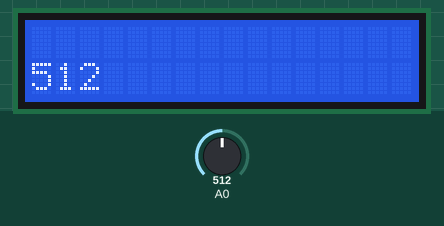
The sketch below on a simulated Arduino Uno, built with avr-gcc and run on an emulated ATmega328P. Parts: 16×2 character LCD. Inputs (shaded band) come from the test bench; at power-on: A0 = 512. What the sketch prints to the serial monitor is not drawn.

Above: at 1.2 s.
1.3 s: A0 set to 716
At 3.2 s:
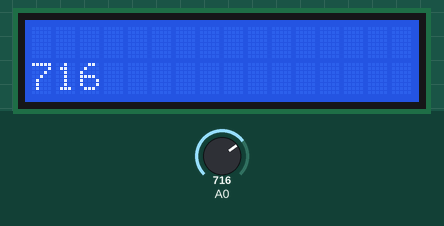
3.5 s: A0 set to 900
At 5.3 s:
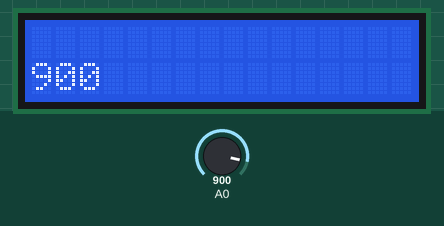
5.6 s: A0 set to 1023
At 7.4 s:
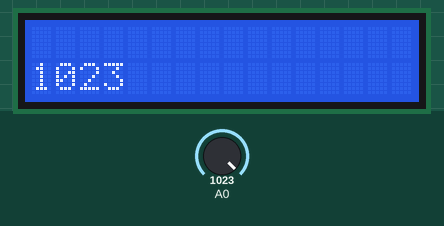
Timing chart, 0 to 8.9 s (numbered marks = the images above; inputs shaded):
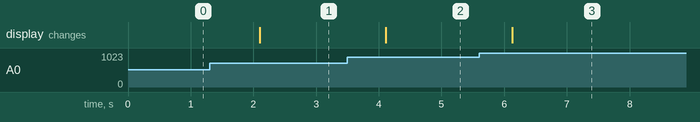

Measured:
- after the input at 1.3 s, the display: changes after 0.80 s (image 1)
- after the input at 3.5 s, the display: changes after 0.61 s (image 2)
- after the input at 5.6 s, the display: changes after 0.53 s (image 3)

The sketch:

lcd_led.ino
```cpp
#include <Wire.h>
#include <LiquidCrystal_I2C.h>

LiquidCrystal_I2C lcd(0x27, 16, 2);

void setup() {
  Serial.begin(9600);

  lcd.begin();
  lcd.backlight();

 lcd.print("light value : ");
}

void loop() {
  int light = analogRead(A0);
  Serial.println(light);

  lcd.clear();
  lcd.setCursor(0, 1);
  lcd.print(light);

  delay(1000);

}
```
